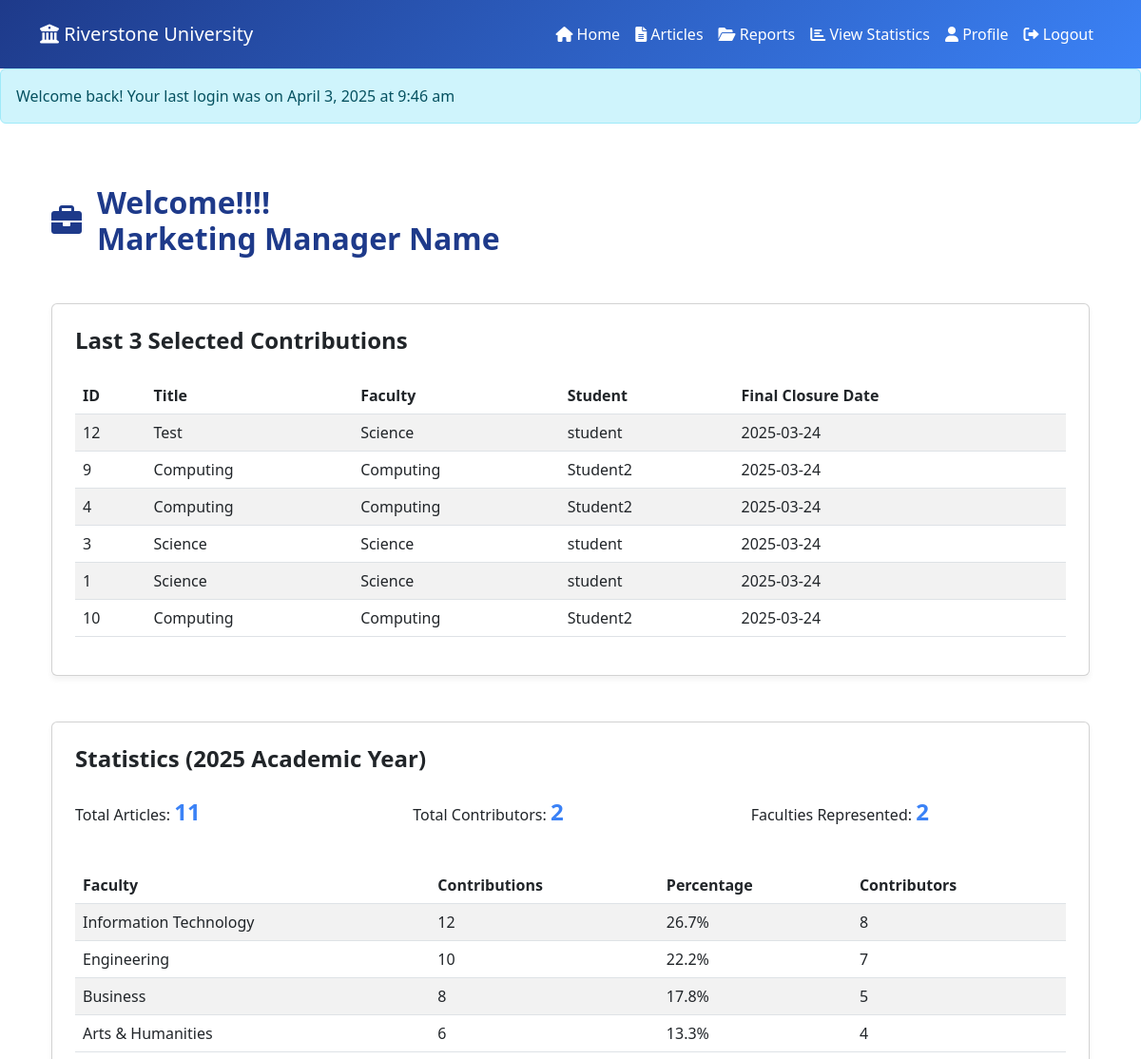
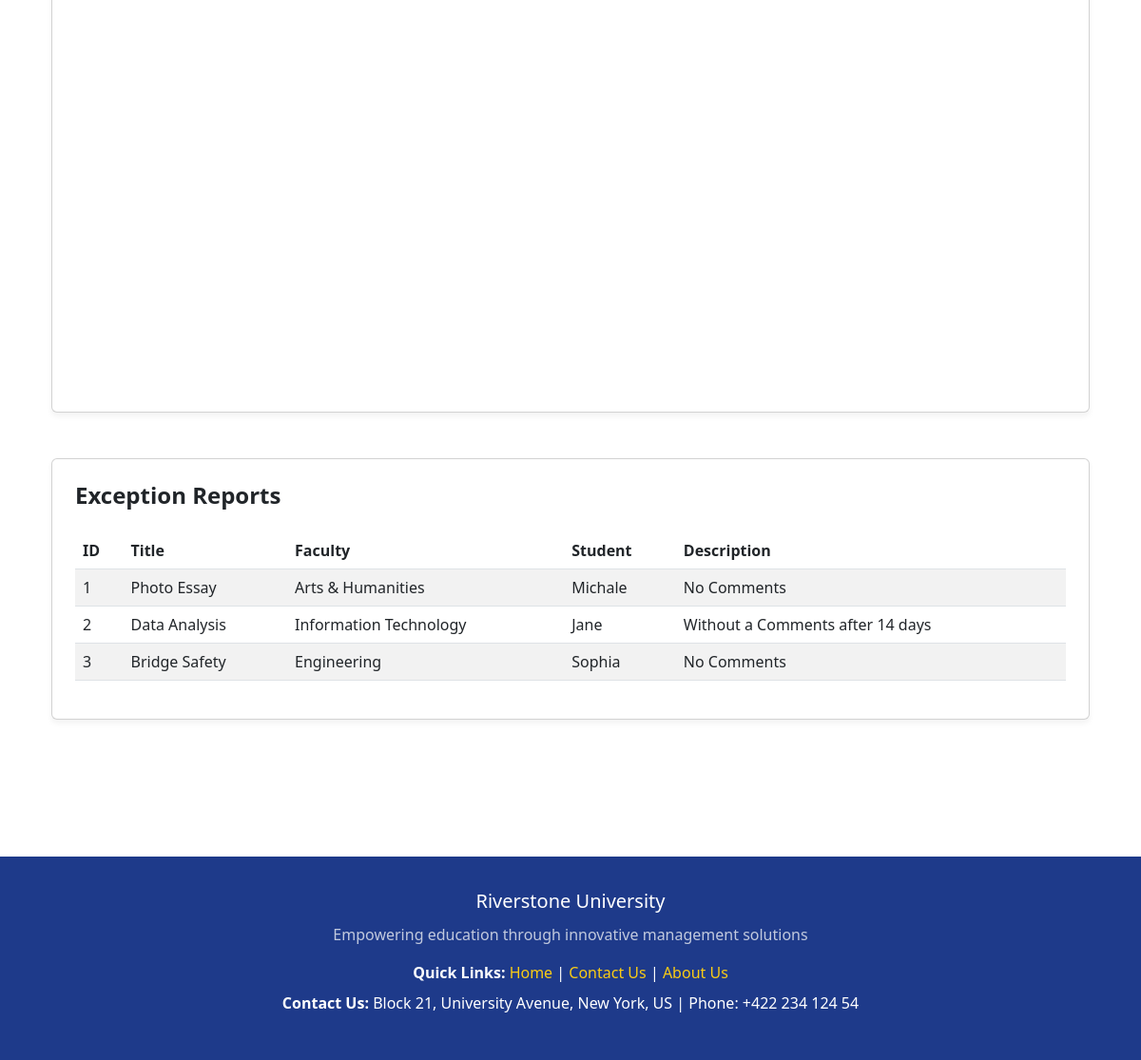
The app's page /src/Manager/design/index.php (signed in) with its own data (2 pictures, top to bottom).
### tables this page shows
CREATE TABLE `articles` (
  `article_id` int(11) NOT NULL,
  `user_id` int(11) NOT NULL,
  `title` varchar(255) NOT NULL,
  `status` varchar(30) DEFAULT NULL,
  `created_at` timestamp NOT NULL DEFAULT current_timestamp(),
  `updated_at` timestamp NOT NULL DEFAULT current_timestamp() ON UPDATE current_timestamp()
);

CREATE TABLE `faculties` (
  `id` int(11) NOT NULL,
  `faculty_name` varchar(30) NOT NULL,
  `created_at` timestamp NOT NULL DEFAULT current_timestamp()
);

CREATE TABLE `users` (
  `id` int(11) NOT NULL,
  `name` varchar(50) NOT NULL,
  `email` varchar(50) NOT NULL,
  `address` varchar(50) DEFAULT NULL,
  `phone` varchar(50) DEFAULT NULL,
  `password` varchar(255) NOT NULL,
  `faculty_id` int(11) DEFAULT NULL,
  `created_at` timestamp NOT NULL DEFAULT current_timestamp(),
  `last_login` timestamp NULL DEFAULT NULL
);

CREATE TABLE `settings` (
  `setting_id` int(11) NOT NULL,
  `academicyear` varchar(100) NOT NULL,
  `closure_date` date NOT NULL,
  `final_closure_date` date NOT NULL,
  `created_at` timestamp NOT NULL DEFAULT current_timestamp(),
  `updated_at` timestamp NOT NULL DEFAULT current_timestamp()
);

### _classes/Libs/Database/MySQL.php (called while the page is built, shortened)
<?php
class MySQL{
    private $dbhost;
    private $dbuser;
    private $dbpass;
    private $dbname;
    public function __construct(
        $dbhost="localhost",
        $dbuser="root",
        $dbpass="",
        $dbname="ewsd")
    {
        $this->dbhost=$dbhost;
        $this->dbuser=$dbuser;
        $this->dbpass=$dbpass;
        $this->dbname=$dbname;
    }
    public function connect(){
        try{
            $this->db=new PDO("mysql:dbhost=$this->dbhost;
            dbname=$this->dbname",
            $this->dbuser,
            $this->dbpass,
            [
                PDO::ATTR_ERRMODE => PDO::ERRMODE_EXCEPTION,
                PDO::ATTR_DEFAULT_FETCH_MODE => PDO::FETCH_OBJ,
            ]
            );
            return $this->db;
        }catch(PDOException $e){
            echo $e->getMessage();
            exit();
        }
    }
}

### _classes/Libs/Database/ArticleTable.php (called while the page is built, shortened)
<?php
class ArticleTable
{
    private $db;
    public function __construct(MySQL $mysql)
    {
        $this->db = $mysql->connect();
    }
    public function getAllSelectedArticles()
    {
        try {
            $statement = $this->db->prepare("
                SELECT a.article_id,a.title,a.status,a.created_at,d.docfile,i.imagefile,u.name,f.faculty_name
                FROM articles a
                LEFT JOIN doc_attachment d ON a.article_id = d.article_id
                LEFT JOIN img_attachment i ON a.article_id = i.article_id
                LEFT JOIN users u ON a.user_id = u.id
                LEFT JOIN faculties f on u.faculty_id = f.id
                WHERE a.status = 'selected'
                ORDER BY a.created_at DESC
            ");
            $statement->execute();
            return $statement->fetchAll(PDO::FETCH_ASSOC);
        } catch (PDOException $e) {
            echo "Error:" . $e->getMessage();
            exit();
        }
    }
    public function countArticles()
    {
        try {
            $statement = $this->db->prepare("
                SELECT COUNT(*) as total FROM articles
            ");
            $statement->execute();
            return $statement->fetchColumn();
        } catch (PDOException $e) {
            echo $e->getMessage();
            exit();
        }
    }
    public function articlesCreateUser()
    {
        try {
            $statement = $this->db->prepare("
            SELECT COUNT(DISTINCT user_id) AS total_users FROM articles;
            ");
            $statement->execute();
            return $statement->fetchColumn();
        } catch (PDOException $e) {
            echo $e->getMessage();
            exit();
        }
    }
    public function countFaculties()
    {
        try {
            $statement = $this->db->prepare("
                SELECT COUNT(*) as total FROM faculties
            ");
            $statement->execute();
            return $statement->fetchColumn();
        } catch (PDOException $e) {
            echo $e->getMessage();
            exit();
        }
    }
}

### _classes/Libs/Database/UsersTable.php (called while the page is built, shortened)
<?php
class UsersTable
{
    private $db;
    public function __construct(MySQL $mysql)
    {
        $this->db = $mysql->connect();
    }
    public function selectFinalClosureDate()
    {
        try {
            $statement = $this->db->prepare("
            SELECT final_closure_date FROM settings ORDER BY created_at DESC LIMIT 1
            ");
            $statement->execute();
            return $statement->fetchColumn();
        } catch (PDOException $e) {
            echo $e->getMessage();
            exit();
        }
    }
}

### src/Manager/design/index.php (the view, shortened to what this page needs)
<?php
$table = new ArticleTable(new MySQL);
$usertable = new UsersTable(new MySQL);
$finalclosuredate = $usertable->selectFinalClosureDate();
$selected = $table->getAllSelectedArticles();
$countarticle = $table->countArticles();
$usercreatearticle = $table->articlesCreateUser();
$countfaculty = $table->countFaculties();
?>
<!DOCTYPE html>
<html lang="en">
<head>
    <link href="https://cdn.jsdelivr.net/npm/bootstrap@5.3.0/dist/css/bootstrap.min.css" rel="stylesheet">
    <link rel="stylesheet" href="https://cdnjs.cloudflare.com/ajax/libs/font-awesome/6.0.0/css/all.min.css">
</head>
<body>
    <?php include "headermm.php"; ?>
    <main class="container mx-auto px-4 py-5">
        <h1 class="header-title mb-5 d-flex align-items-center">
            <i class="fas fa-briefcase me-3 text-primary-light"></i> Welcome!!!!<br> Marketing Manager Name
        </h1>
        <section class="mb-5">
            <div class="card p-4">
                <h2 class="fs-4 fw-bold text-primary-dark mb-4">Last 3 Selected Contributions</h2>
                <div class="table-responsive">
                    <table class="table table-striped">
                        <thead>
                            <tr>
                                <th>ID</th>
                                <th>Title</th>
                                <th>Faculty</th>
                                <th>Student</th>
                                <th>Final Closure Date</th>
                            </tr>
                        </thead>
                        <tbody>
                            <?php foreach($selected as $selectedArticle) : ?>
                                <tr>
                                    <td><?= $selectedArticle['article_id'] ?></td>
                                    <td><?= $selectedArticle['title'] ?></td>
                                    <td><?= $selectedArticle['faculty_name'] ?></td>
                                    <td><?= $selectedArticle['name'] ?></td>
                                    <td><?= $finalclosuredate ?></td>
                                </tr>
                            <?php endforeach ?>
                        </tbody>
                    </table>
                </div>
            </div>
        </section>
        <section class="mb-5">
            <div class="card p-4">
                <h2 class="fs-4 fw-bold text-primary-dark mb-4">Statistics (2025 Academic Year)</h2>
                <div class="row g-4">
                    <div class="col-md-4">
                        <p>Total Articles: <span class="stat-value"><?= $countarticle ?></span></p>
                    </div>
                    <div class="col-md-4">
                        <p>Total Contributors: <span class="stat-value"><?= $usercreatearticle ?></span></p>
                    </div>
                    <div class="col-md-4">
                        <p>Faculties Represented: <span class="stat-value"><?= $countfaculty ?></span></p>
                    </div>
                </div>
                <div class="table-responsive mt-4">
                    <table class="table table-striped">
                        <thead>
                            <tr>
                                <th>Faculty</th>
                                <th>Contributions</th>
                                <th>Percentage</th>
                                <th>Contributors</th>
                            </tr>
                        </thead>
                        <tbody>
                            <?php
                            $facultyStats = [
                                ["faculty" => "Information Technology", "contributions" => 12, "percentage" => 26.7, "contributors" => 8],
                                ["faculty" => "Engineering", "contributions" => 10, "percentage" => 22.2, "contributors" => 7],
                                ["faculty" => "Business", "contributions" => 8, "percentage" => 17.8, "contributors" => 5],
                                ["faculty" => "Arts & Humanities", "contributions" => 6, "percentage" => 13.3, "contributors" => 4]
                            ];
                            foreach ($facultyStats as $stats) {
                                echo "<tr>";
                                echo "<td>{$stats['faculty']}</td>";
                                echo "<td>{$stats['contributions']}</td>";
                                echo "<td>{$stats['percentage']}%</td>";
                                echo "<td>{$stats['contributors']}</td>";
                                echo "</tr>";
                            }
                            ?>
                        </tbody>
                    </table>
                </div>
                <div class="chart-containers">
                    <div id="facultyChartContainer" class="chart-container"></div>
                </div>
            </div>
        </section>
        <section class="mb-5">
            <div class="card p-4">
                <h2 class="fs-4 fw-bold text-primary-dark mb-4">Exception Reports</h2>
                <div class="table-responsive">
                    <table class="table table-striped">
                        <thead>
                            <tr>
                                <th>ID</th>
                                <th>Title</th>
                                <th>Faculty</th>
                                <th>Student</th>
                                <th>Description</th>
                            </tr>
                        </thead>
                        <tbody>
                            <?php
                            $exceptionReports = [
                                ["id" => 1, "title" => "Photo Essay", "faculty" => "Arts & Humanities", "student" => "Michale", "description" => "No Comments"],
                                ["id" => 2, "title" => "Data Analysis", "faculty" => "Information Technology", "student" => "Jane", "description" => "Without a Comments after 14 days"],
                                ["id" => 3, "title" => "Bridge Safety", "faculty" => "Engineering", "student" => "Sophia", "description" => "No Comments"]
                            ];
                            foreach ($exceptionReports as $report) {
                                echo "<tr>";
                                echo "<td>{$report['id']}</td>";
                                echo "<td>{$report['title']}</td>";
                                echo "<td>{$report['faculty']}</td>";
                                echo "<td>{$report['student']}</td>";
                                echo "<td>{$report['description']}</td>";
                                echo "</tr>";
                            }
                            ?>
                        </tbody>
                    </table>
                </div>
            </div>
        </section>
    </main>
    <?php include "footer.php"; ?>
</body>
</html>

### src/Manager/design/index.php (style rules this page uses)
:root { --primary-dark: #1e3a8a; --primary-light: #3b82f6; --accent: #facc15; --light-bg: #f8fafc; --card-bg: #ffffff; --text-muted: #64748b; }
body { background-color: var(--light-bg); font-family: 'Segoe UI', Tahoma, Geneva, Verdana, sans-serif; }
.container { max-width: 1200px; }
.header-title { color: var(--primary-dark); font-size: 2rem; font-weight: 700; }
.card { background: var(--card-bg); border: 1px solid #e5e7eb; border-radius: 12px; box-shadow: 0 4px 6px rgba(0, 0, 0, 0.05); transition: transform 0.3s ease, box-shadow 0.3s ease; }
.stat-value { color: var(--primary-light); font-weight: 700; font-size: 1.5rem; }
.table th { background-color: var(--primary-dark); color: #ffffff; }
.table td { color: var(--text-muted); }
.chart-containers { display: flex; flex-wrap: wrap; justify-content: center; gap: 20px; }
.chart-container { flex: 1 1 45%; max-width: 600px; min-width: 300px; height: 400px; }

### src/Manager/design/headermm.php (style rules this page uses)
:root { --primary-dark: #1e3a8a; --primary-light: #3b82f6; --accent: #facc15; --light-bg: #f8fafc; }

### src/Manager/design/footer.php (style rules this page uses)
:root { --primary-dark: #1e3a8a; --primary-light: #3b82f6; --secondary: #64748b; --accent: #facc15; --light-bg: #f8fafc; --card-bg: #ffffff; }

### records on screen
articles: article_id "12", title "Test", faculties.faculty_name "Science", user.name "student"
settings: final_closure_date "2025-03-24"
articles: article_id "9", title "Computing", faculties.faculty_name "Computing", user.name "Student2"
articles: article_id "4", title "Computing", faculties.faculty_name "Computing", user.name "Student2"
articles: article_id "3", title "Science", faculties.faculty_name "Science", user.name "student"
articles: article_id "1", title "Science", faculties.faculty_name "Science", user.name "student"
articles: article_id "10", title "Computing", faculties.faculty_name "Computing", user.name "Student2"

### other values on screen
$_SESSION['login_message'] "Welcome back! Your last login was on April 3, 2025 at 9:46 am"
$countarticle "11"
$usercreatearticle "2"
$countfaculty "2"
$stats['faculty'] "Information Technology"
$stats['contributions'] "12"
$stats['percentage'] "26.7"
$stats['contributors'] "8"
$stats['faculty'] "Engineering"
$stats['contributions'] "10"
$stats['percentage'] "22.2"
$stats['contributors'] "7"
$stats['faculty'] "Business"
$stats['contributions'] "8"
$stats['percentage'] "17.8"
